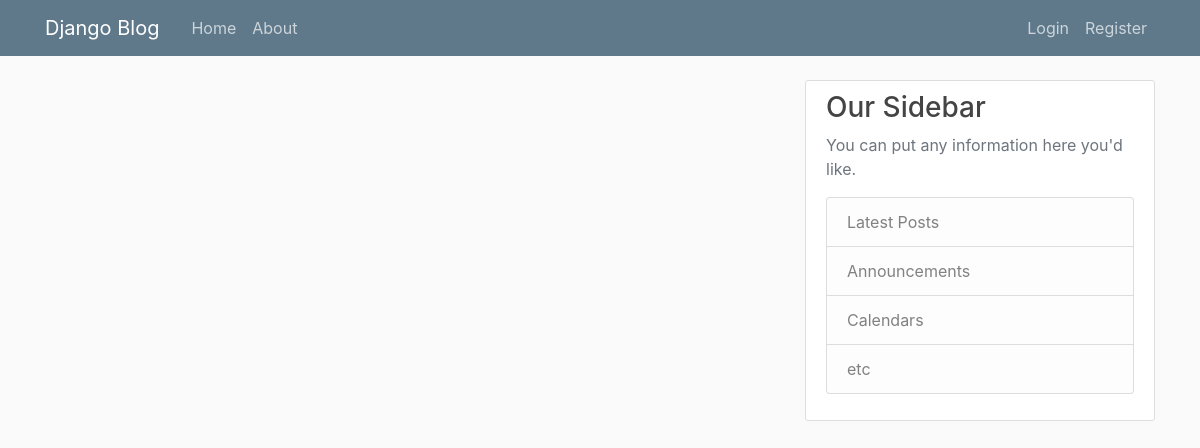
/, run on an earlier commit of the app's database.
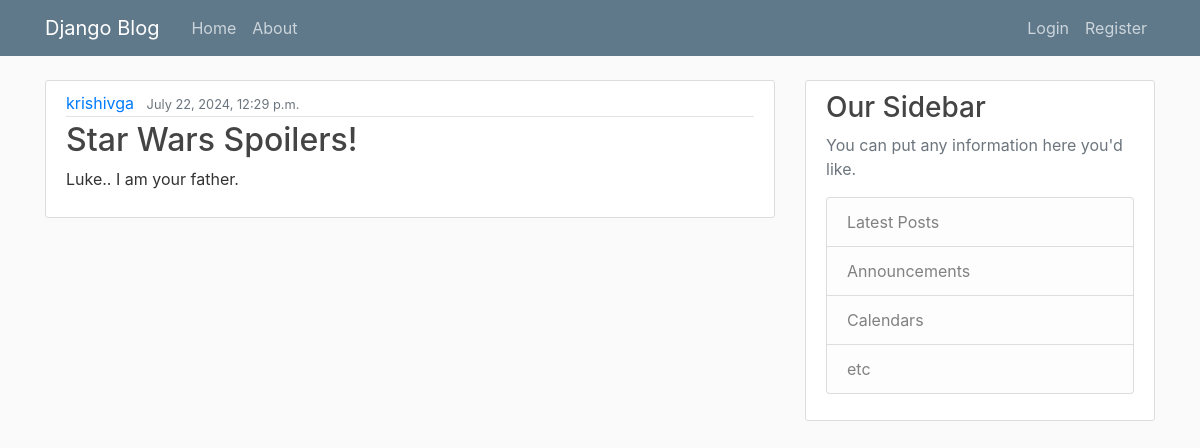
And on a later commit of the database.
### basic_blog/models.py (models this page shows, shortened)
class Post(models.Model):
    title = models.CharField(max_length=100)
    content = models.TextField()
    date_posted = models.DateTimeField(default=timezone.now)
    author = models.ForeignKey(User, on_delete=models.CASCADE)

### basic_blog/views.py (the view)
# urls.py: path('', views.home, name="blog-home"),
def home(request):
    context = {
        'posts': Post.objects.all()
    }
    return render(request, "basic_blog/home.html", context)

### basic_blog/templates/basic_blog/home.html
{% extends 'basic_blog/base.html' %}
{% block content %}
{% for post in posts %}
<article class="media content-section">
  <div class="media-body">
    <div class="article-metadata">
      <a class="mr-2" href="#">{{ post.author }}</a>
      <small class="text-muted">{{ post.date_posted }}</small>
    </div>
    <h2><a class="article-title" href="#">{{ post.title }}</a></h2>
    <p class="article-content">{{ post.content }}</p>
  </div>
</article>
{% endfor %}
{% endblock content %}

### basic_blog/templates/basic_blog/base.html (shortened to what this page needs)
{% load static %}
<!DOCTYPE html>
<html>
<head>
  <link rel="stylesheet" href="https://cdn.jsdelivr.net/npm/bootstrap@4.3.1/dist/css/bootstrap.min.css"
>
  <link rel="stylesheet" type="text/css" href="{% static 'basic_blog/main.css' %}">
</head>
<body>
  <header class="site-header">
    <nav class="navbar navbar-expand-md navbar-dark bg-steel fixed-top">
      <div class="container">
        <a class="navbar-brand mr-4" href="{% url 'blog-home' %}">Django Blog</a>
        <div class="collapse navbar-collapse" id="navbarToggle">
          <div class="navbar-nav mr-auto">
            <a class="nav-item nav-link" href="{% url 'blog-home' %}">Home</a>
            <a class="nav-item nav-link" href="{% url 'blog-about' %}">About</a>
          </div>
          <div class="navbar-nav">
            {% if user.is_authenticated %}
            <a class="nav-item nav-link" href="{% url 'profile' %}">Profile</a>
                        <form action="{% url 'logout' %}" method="post">
                  {% csrf_token %}
                   <button type="submit" class="btn nav-link">Logout</button>
                  </form>
          {% else %}
           <a class="nav-item nav-link" href="{% url 'login' %}">Login</a>
            <a class="nav-item nav-link" href="{% url 'register' %}">Register</a>
            {% endif %}
            </div>
        </div>
      </div>
    </nav>
  </header>
  <main role="main" class="container">
    <div class="row">
      <div class="col-md-8">
        {% block content %}{% endblock %}
      </div>
      <div class="col-md-4">
        <div class="content-section">
          <h3>Our Sidebar</h3>
          <p class='text-muted'>You can put any information here you'd like.
          <ul class="list-group">
            <li class="list-group-item list-group-item-light">Latest Posts</li>
            <li class="list-group-item list-group-item-light">Announcements</li>
            <li class="list-group-item list-group-item-light">Calendars</li>
            <li class="list-group-item list-group-item-light">etc</li>
          </ul>
          </p>
        </div>
      </div>
    </div>
  </main>
</body>
</html>

### basic_blog/static/basic_blog/main.css (style rules this page uses)
body { background: #fafafa; color: #333333; margin-top: 5rem; }
h1, h2, h3, h4, h5, h6 { color: #444444; }
ul { margin: 0; }
.bg-steel { background-color: #5f788a; }
.site-header .navbar-nav .nav-link { color: #cbd5db; }
.content-section { background: #ffffff; padding: 10px 20px; border: 1px solid #dddddd; border-radius: 3px; margin-bottom: 20px; }
.article-title { color: #444444; }
.article-content { white-space: pre-line; }
.article-metadata { padding-bottom: 1px; margin-bottom: 4px; border-bottom: 1px solid #e3e3e3 }

What changed in the data, as far as the page shows it:
added Post: author "krishivga", date_posted "July 22, 2024, 12:29 p.m.", title "Star Wars Spoilers!", content "Luke.. I am your father."
